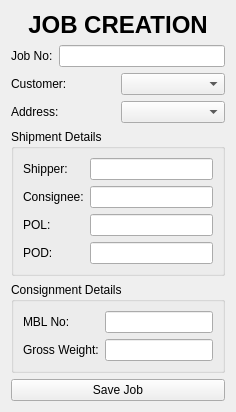
<?xml version="1.0" encoding="UTF-8"?>
<ui version="4.0">
 <class>JobForm</class>
 <widget class="QWidget" name="JobForm">
  <property name="windowTitle">
   <string>Create Job</string>
  </property>

  <layout class="QVBoxLayout">

   <!-- HEADER -->
   <item>
    <widget class="QLabel">
     <property name="text">
      <string>JOB CREATION</string>
     </property>
     <property name="font">
      <font><pointsize>18</pointsize><bold>true</bold></font>
     </property>
     <property name="alignment">
      <set>Qt::AlignCenter</set>
     </property>
    </widget>
   </item>

   <!-- JOB META -->
   <item>
    <layout class="QFormLayout">
     <item row="0" column="0">
      <widget class="QLabel"><property name="text"><string>Job No:</string></property></widget>
     </item>
     <item row="0" column="1">
      <widget class="QLineEdit" name="leJobNo"/>
     </item>
    </layout>
   </item>

   <!-- CUSTOMER -->
   <item>
    <layout class="QHBoxLayout">
     <item><widget class="QLabel"><property name="text"><string>Customer:</string></property></widget></item>
     <item><widget class="QComboBox" name="cbCustomer"/></item>
    </layout>
   </item>

   <item>
    <layout class="QHBoxLayout">
     <item><widget class="QLabel"><property name="text"><string>Address:</string></property></widget></item>
     <item><widget class="QComboBox" name="cbAddress"/></item>
    </layout>
   </item>

   <!-- SHIPMENT -->
   <item>
    <widget class="QGroupBox">
     <property name="title"><string>Shipment Details</string></property>
     <layout class="QFormLayout">
      <item row="0" column="0"><widget class="QLabel"><property name="text"><string>Shipper:</string></property></widget></item>
      <item row="0" column="1"><widget class="QLineEdit" name="leShipper"/></item>

      <item row="1" column="0"><widget class="QLabel"><property name="text"><string>Consignee:</string></property></widget></item>
      <item row="1" column="1"><widget class="QLineEdit" name="leConsignee"/></item>

      <item row="2" column="0"><widget class="QLabel"><property name="text"><string>POL:</string></property></widget></item>
      <item row="2" column="1"><widget class="QLineEdit" name="lePOL"/></item>

      <item row="3" column="0"><widget class="QLabel"><property name="text"><string>POD:</string></property></widget></item>
      <item row="3" column="1"><widget class="QLineEdit" name="lePOD"/></item>
     </layout>
    </widget>
   </item>

   <!-- CONSIGNMENT -->
   <item>
    <widget class="QGroupBox">
     <property name="title"><string>Consignment Details</string></property>
     <layout class="QFormLayout">
      <item row="0" column="0"><widget class="QLabel"><property name="text"><string>MBL No:</string></property></widget></item>
      <item row="0" column="1"><widget class="QLineEdit" name="leMBL"/></item>

      <item row="1" column="0"><widget class="QLabel"><property name="text"><string>Gross Weight:</string></property></widget></item>
      <item row="1" column="1"><widget class="QLineEdit" name="leGross"/></item>
     </layout>
    </widget>
   </item>

   <!-- SAVE -->
   <item>
    <widget class="QPushButton" name="btnSave">
     <property name="text"><string>Save Job</string></property>
    </widget>
   </item>

  </layout>
 </widget>
 <resources/>
 <connections/>
</ui>
